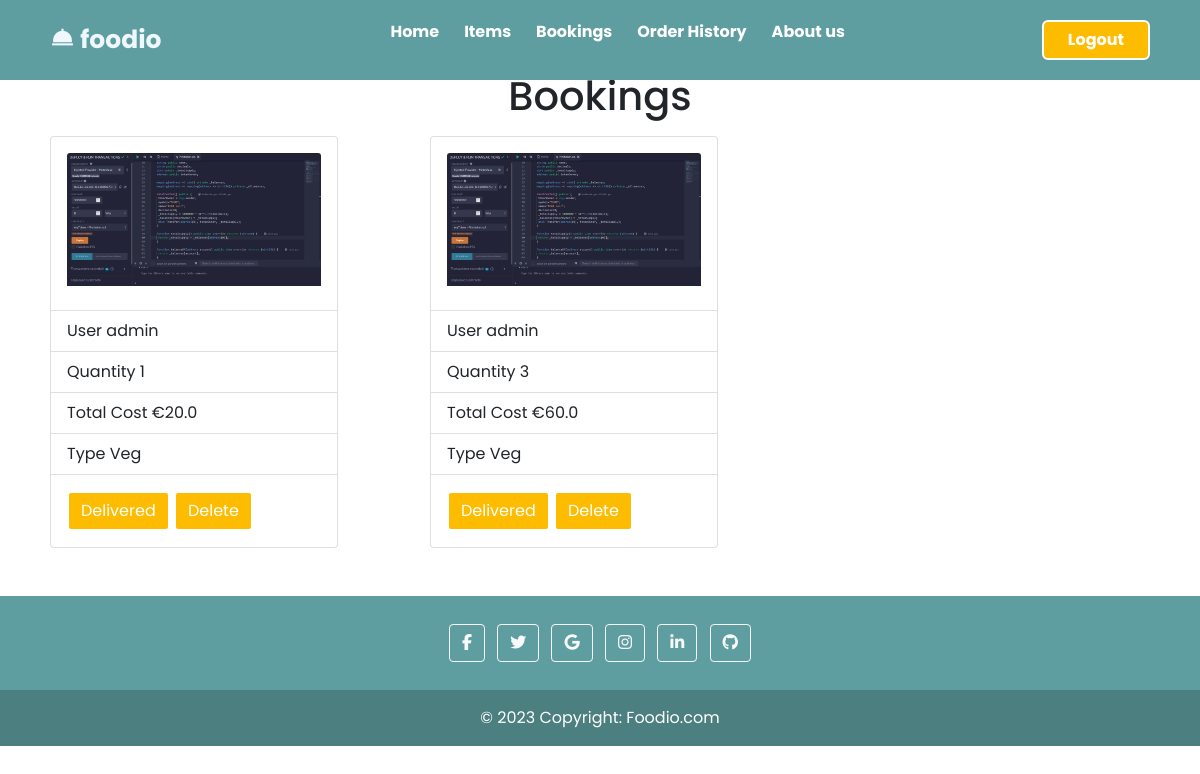
/bookings/ (signed in), run on an earlier commit of the app's database.
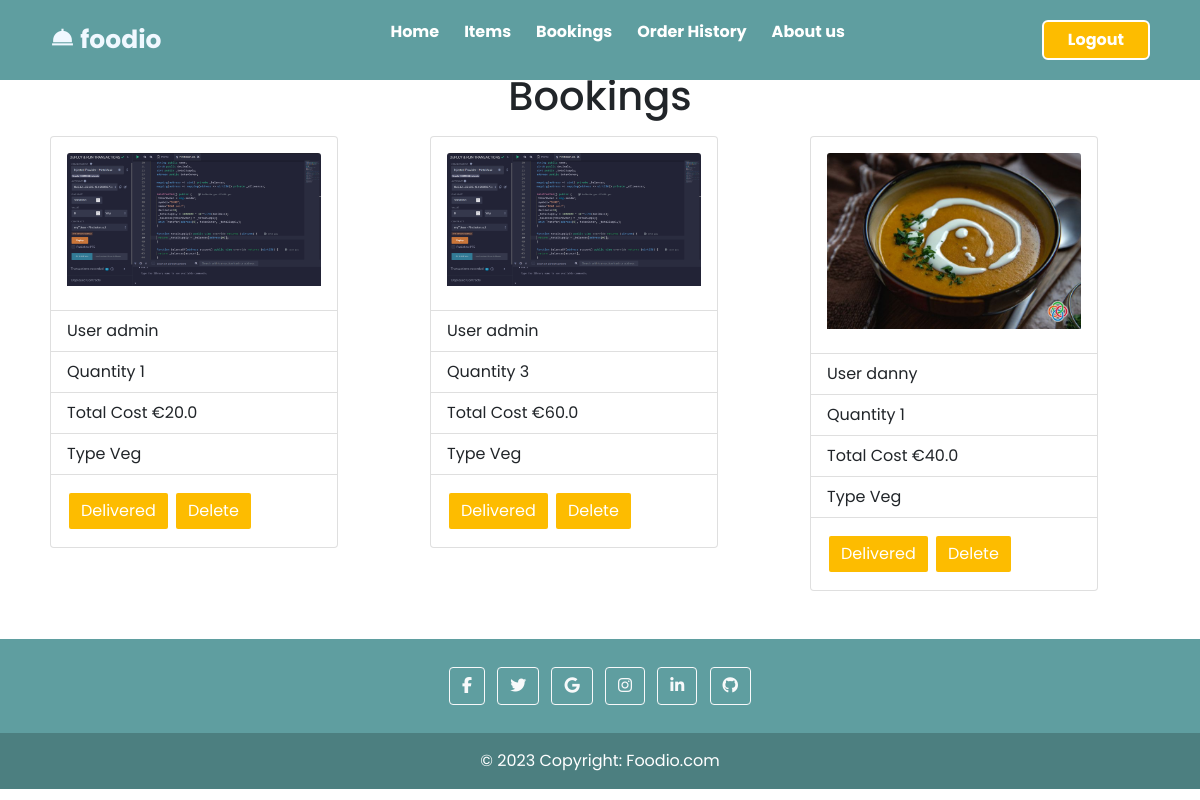
And on a later commit of the database.
### bookings/models.py (models this page shows, shortened)
class Bookorders(models.Model):
    user_id=models.ForeignKey(User,on_delete=models.CASCADE)
    item_id=models.ForeignKey(Items,on_delete=models.CASCADE)
    bookingdate= models.DateTimeField()
    quantity=models.IntegerField()
    total_cost=models.FloatField(null=True,blank=True)
    booking_status= models.BooleanField()

### items/models.py (models this page shows, shortened)
class Items(models.Model):
    item_name= models.CharField(max_length=100)
    item_price= models.IntegerField()
    item_description= models.CharField(max_length=100)
    item_isveg= models.BooleanField()
    item_img = models.ImageField(upload_to='static/photos/',default=None)

### bookings/views.py (the view)
# urls.py: path('', views.bookings, name='bookings' ),
@login_required
@require_http_methods(["GET"])
def bookings(request):
    try:
        if request.user.username == 'admin':
            data=Bookorders.objects.filter(booking_status=False)
        else:
            data=Bookorders.objects.filter(booking_status=False, user_id=request.user.id)
        return render(request , 'bookings/bookings.html',{'orders':data})
    except Exception:
        return redirect(handler500)

### templates/bookings/bookings.html (shortened to what this page needs)
{% extends 'base.html' %}
{% block body %}
{% load static %}
<div class="container">
    <h1 style=" text-align: center; ">Bookings</h1>
    <div class="row row-cols-10 row-cols-md-3">
        {% for order in orders %}
        <div class="col mb-4">
            <div class="d-flex mb-3">
                <div class="p-2">
                    <div class="card" style="width: 18rem;">
                        <div class="card-body">
                            <img src="/{{ order.item_id.item_img }}" style="width: 100%;height: auto;"
                                class=" card-img-top" alt="{{ order.item_id.item_img }}">
                        </div>
                        <ul class="list-group list-group-flush">
                            <li class="list-group-item">User {{ order.user_id }}</li>
                            <li class="list-group-item">Quantity {{ order.quantity }}</li>
                            <li class="list-group-item">Total Cost €{{ order.total_cost }} </li>
                            <li class="list-group-item">Type
                                {% if order.item_id.item_isveg %}
                                {{ "Veg" }}
                                {% else %}
                                {{ "Non-Veg" }}
                                {% endif %}
                            </li>
                        </ul>
                        <div class="card-body">
                            {% if user.is_superuser %}
                            <button class="btn btn-primary next-btn"
                                style="color:white; background-color: #fdbc00; border: 2px solid #fff;">
                                <a href="{% url 'updatebooking' order.id %}" style="color:white">Delivered</a></button>
                            {% endif %}
                            <button class="btn btn-primary prev-btn"
                                style="color:white; background-color: #fdbc00; border: 2px solid #fff;"> <a
                                    href="{% url 'deletebookings' order.id %}" style="color:white">Delete</a></button>
                        </div>
                    </div>
                </div>
            </div>
        </div>
        {% endfor %}
    </div>
</div>
{% endblock %}

What changed in the data, as far as the page shows it:
added Bookorders: item_id.item_img (picture), user_id "danny", quantity "1", total_cost "40.0", value "Veg"
